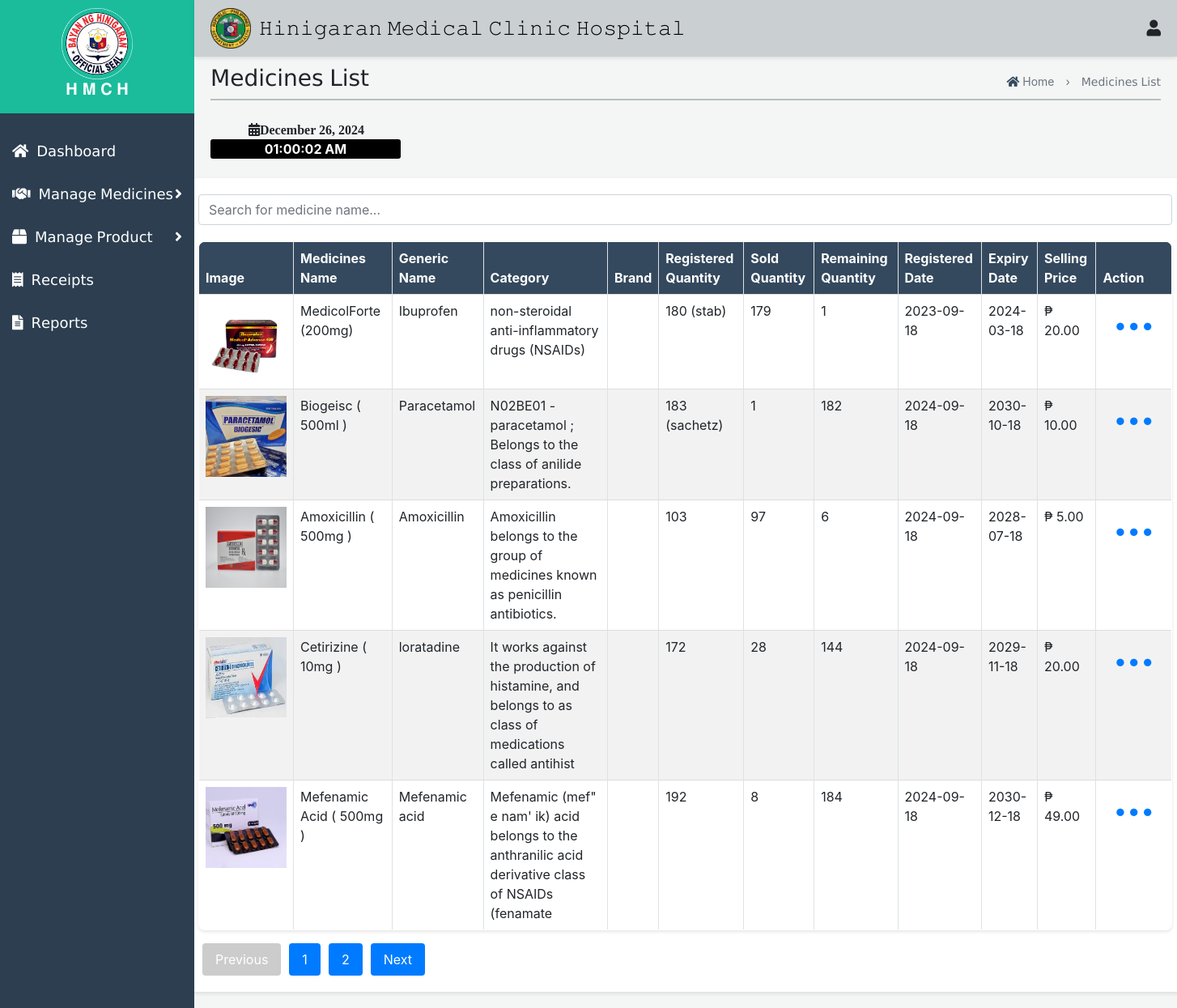
/Pharmacy/InventoryMedlist.php, run on an earlier commit of the app's database.
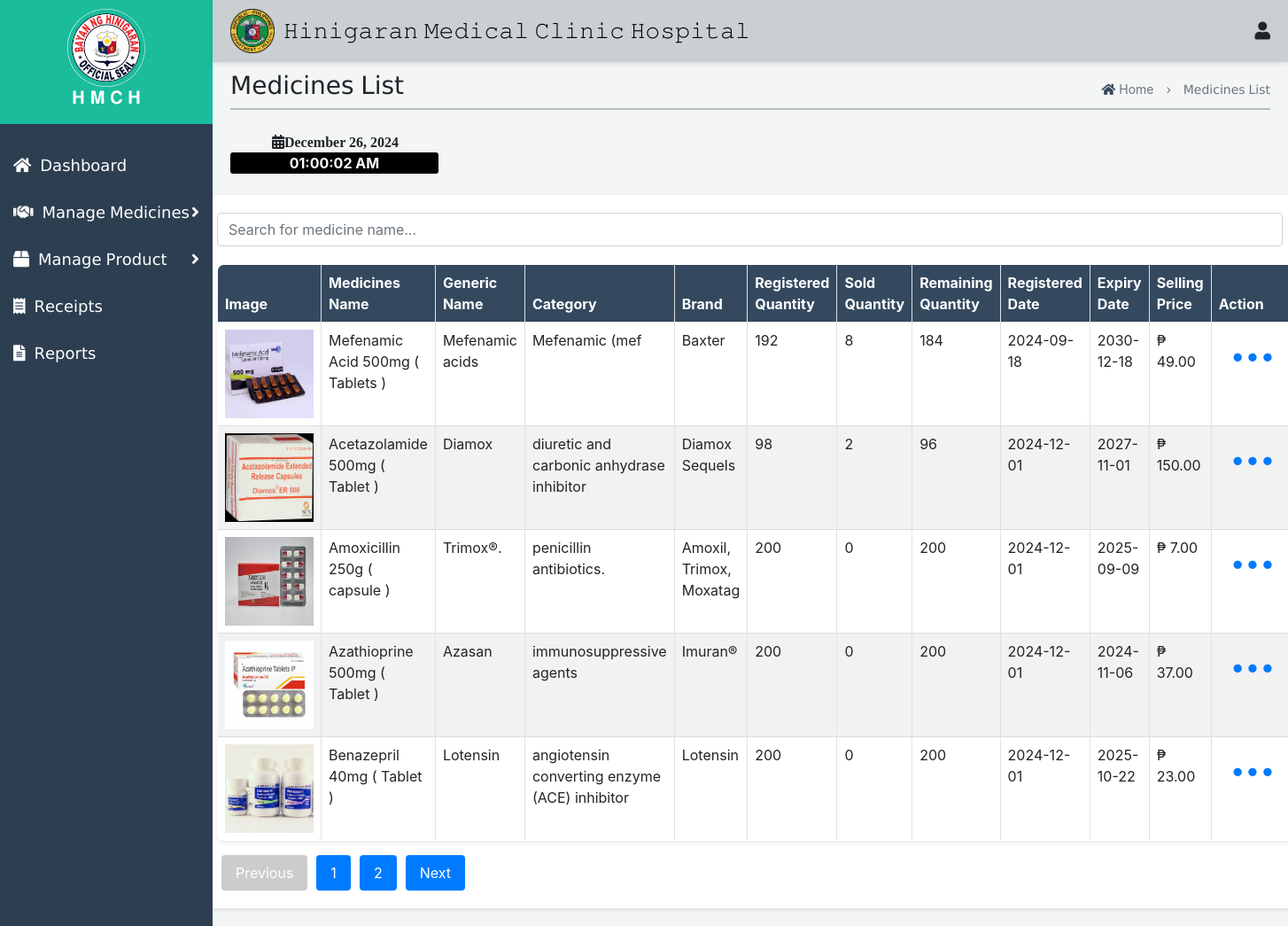
And on a later commit of the database.
### tables this page shows
CREATE TABLE `pharmacy_medicines_products` (
  `id` int(11) NOT NULL,
  `medicine_product` varchar(255) NOT NULL,
  `image` varchar(255) NOT NULL,
  `generic_name` varchar(255) NOT NULL,
  `category` varchar(100) NOT NULL,
  `brand` varchar(255) NOT NULL,
  `registered_quantity` varchar(255) NOT NULL,
  `sold_quantity` int(11) NOT NULL,
  `remain_quantity` varchar(255) GENERATED ALWAYS AS (`registered_quantity` - `sold_quantity`) VIRTUAL,
  `registered` date NOT NULL,
  `expiry` date NOT NULL,
  `selling_price` decimal(10,2) NOT NULL
);

### Pharmacy/InventoryMedlist.php (the view, shortened to what the changed rows need)
<?php
$servername = "localhost";
$username = "root";
$password = "";
$dbname = "database";
$conn = new mysqli($servername, $username, $password, $dbname);
$records_per_page = 5;
$page = isset($_GET['page']) ? (int)$_GET['page'] : 1;
$start_from = ($page - 1) * $records_per_page;
$sql = "SELECT * FROM pharmacy_medicines_products LIMIT $start_from, $records_per_page";
$result = $conn->query($sql);
$total_records_sql = "SELECT COUNT(*) FROM pharmacy_medicines_products";
$total_records_result = $conn->query($total_records_sql);
$total_records = $total_records_result->fetch_array()[0];
$total_pages = ceil($total_records / $records_per_page);
?>
<!DOCTYPE html>
<html lang="en">
<head>
    <link rel="stylesheet" href="Med.css">
    <link rel="stylesheet" href="Receipt.css">
    <link href="https://maxcdn.bootstrapcdn.com/bootstrap/4.5.2/css/bootstrap.min.css" rel="stylesheet">
    <link href="https://cdnjs.cloudflare.com/ajax/libs/font-awesome/5.15.4/css/all.min.css" rel="stylesheet">
</head>
<body>
    <div class="top-nav">
    <div class="icon-container">
        <h1>𝙷𝚒𝚗𝚒𝚐𝚊𝚛𝚊𝚗 𝙼𝚎𝚍𝚒𝚌𝚊𝚕 𝙲𝚕𝚒𝚗𝚒𝚌 𝙷𝚘𝚜𝚙𝚒𝚝𝚊𝚕</h1>
    </div>
</div>
     <div id="mySidenav" class="side-nav">
        <div class="logo-container">
            <h2>𝐇 𝐌 𝐂 𝐇</h2>
        </div>
    </div>
    <div id="mainContent" class="main-content">
<div class="first1" style="opacity: 0.9; border-top: 2px solid #b2babb; margin-top: -20px;"></div><br>
<div class="container mt-4">
<div class="medicines-content-wrapper" style="width: 112%; margin-left: -67px;">
    <table id="medicines-table" class="table table-bordered">
        <thead>
            <tr>
                <th>Image</th>
                <th>Medicines Name</th>
                <th>Generic Name</th>
                <th>Category</th>
                <th>Brand</th>
                <th>Registered Quantity</th>
                <th>Sold Quantity</th>
                <th>Remaining Quantity</th>
                <th>Registered Date</th>
                <th>Expiry Date</th>
                <th>Selling Price</th>
                <th>Action</th>
            </tr>
        </thead>
        <tbody>
            <?php if ($result->num_rows > 0): ?>
                <?php while($row = $result->fetch_assoc()): ?>
                    <tr>
                        <td><img src="<?= $row["image"] ?>" alt="Product Image"></td>
                        <td><?= $row["medicine_product"] ?></td>
                        <td><?= $row["generic_name"] ?></td>
                        <td><?= $row["category"] ?></td>
                        <td><?= $row["brand"] ?></td>
                        <td><?= $row["registered_quantity"] ?></td>
                        <td><?= $row["sold_quantity"] ?></td>
                        <td><?= $row["remain_quantity"] ?></td>
                        <td><?= $row["registered"] ?></td>
                        <td><?= $row["expiry"] ?></td>
                        <td>₱ <?= $row["selling_price"] ?></td>
                        <td>
                            <button class="btn btn-link" type="button" id="dropdownMenuButton" data-toggle="dropdown" aria-haspopup="true" aria-expanded="false" style="text-decoration: none; font-size: 30px">
                                •••
                            </button>
                        </td>
                    </tr>
                <?php endwhile; ?>
            <?php else: ?>
                <tr><td colspan="11">No records found</td></tr>
            <?php endif; ?>
        </tbody>
    </table>
    <div class="pagination">
        <?php if ($page > 1): ?>
            <a href="?page=<?= $page - 1 ?>">Previous</a>
        <?php else: ?>
            <a class="disabled">Previous</a>
        <?php endif; ?>
        <?php for ($i = 1; $i <= $total_pages; $i++): ?>
            <a href="?page=<?= $i ?>"><?= $i ?></a>
        <?php endfor; ?>
        <?php if ($page < $total_pages): ?>
            <a href="?page=<?= $page + 1 ?>">Next</a>
        <?php else: ?>
            <a class="disabled">Next</a>
        <?php endif; ?>
    </div>
</div>
</body>
</html>

What changed in the data, as far as the page shows it:
removed pharmacy_medicines_products: image (picture), medicine_product "MedicolForte (200mg)", generic_name "Ibuprofen", category "non-steroidal anti-inflammatory drugs (NSAIDs)", registered_quantity "180 (stab)", sold_quantity "179", remain_quantity "1", registered "2023-09-18", expiry "2024-03-18", selling_price "20.00"
removed pharmacy_medicines_products: image (picture), medicine_product "Biogeisc ( 500ml )", generic_name "Paracetamol", category "N02BE01 - paracetamol ; Belongs to the class of anilide preparations.", registered_quantity "183 (sachetz)", sold_quantity "1", remain_quantity "182", registered "2024-09-18", expiry "2030-10-18", selling_price "10.00"
removed pharmacy_medicines_products: image (picture), medicine_product "Amoxicillin ( 500mg )", generic_name "Amoxicillin", category "Amoxicillin belongs to the group of medicines known as penicillin antibiotics.", registered_quantity "103", sold_quantity "97", remain_quantity "6", registered "2024-09-18", expiry "2028-07-18", selling_price "5.00"
removed pharmacy_medicines_products: image (picture), medicine_product "Cetirizine ( 10mg )", generic_name "loratadine", category "It works against the production of histamine, and belongs to as class of medications called antihist", registered_quantity "172", sold_quantity "28", remain_quantity "144", registered "2024-09-18", expiry "2029-11-18", selling_price "20.00"
changed pharmacy_medicines_products: medicine_product "Mefenamic Acid ( 500mg )" → "Mefenamic Acid 500mg ( Tablets )"; generic_name "Mefenamic acid" → "Mefenamic acids"; category "Mefenamic (mef\" e nam' ik) acid belongs to the anthranilic acid derivative class of NSAIDs (fenamate" → "Mefenamic (mef"; brand (not shown) → "Baxter"
added pharmacy_medicines_products: image (picture), medicine_product "Acetazolamide 500mg ( Tablet )", generic_name "Diamox", category "diuretic and carbonic anhydrase inhibitor", brand "Diamox Sequels", registered_quantity "98", sold_quantity "2", remain_quantity "96", registered "2024-12-01", expiry "2027-11-01", selling_price "150.00"
added pharmacy_medicines_products: image (picture), medicine_product "Amoxicillin 250g ( capsule )", generic_name "Trimox®.", category "penicillin antibiotics.", brand "Amoxil, Trimox, Moxatag", registered_quantity "200", sold_quantity "0", remain_quantity "200", registered "2024-12-01", expiry "2025-09-09", selling_price "7.00"
added pharmacy_medicines_products: image (picture), medicine_product "Azathioprine 500mg ( Tablet )", generic_name "Azasan", category "immunosuppressive agents", brand "Imuran®", registered_quantity "200", sold_quantity "0", remain_quantity "200", registered "2024-12-01", expiry "2024-11-06", selling_price "37.00"
added pharmacy_medicines_products: image (picture), medicine_product "Benazepril 40mg ( Tablet )", generic_name "Lotensin", category "angiotensin converting enzyme (ACE) inhibitor", brand "Lotensin", registered_quantity "200", sold_quantity "0", remain_quantity "200", registered "2024-12-01", expiry "2025-10-22", selling_price "23.00"
